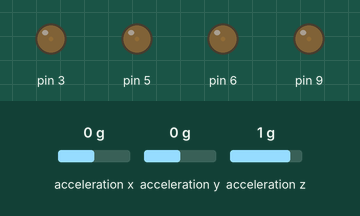
Recording of a sketch running on a simulated Arduino Uno, built with avr-gcc and run on an emulated ATmega328P. Shown: output pins drawn as LEDs (lit = HIGH). Wiring (inferred from the names in the program): ADXL345 accelerometer at I2C address 0x53. The test bench sets the inputs (shaded band); at power-on: acceleration x 0 g, acceleration z 1 g, acceleration y 0 g.

Above: at 1.2 s.
1.3 s: acceleration x set to -1.4 g
3.1 s: acceleration z set to -1.4 g
Timing chart, 0 to 4.7 s (numbered marks = the images above; inputs shaded):
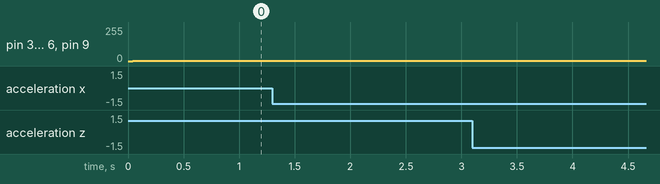

The sketch:

zyroskop4.ino
```cpp
/*
    Arduino and ADXL345 Accelerometer - 3D Visualization Example
     by Dejan, https://howtomechatronics.com
*/
#include <Wire.h>  // Wire library - used for I2C communication

int ADXL345 = 0x53; // The ADXL345 sensor I2C address

float X_out, Y_out, Z_out;  // Outputs
float roll,pitch,rollF,pitchF=0;
float x,y,x1,y1;
double deg = 2*PI/180;
int a0 = 1;

int a = 0;
int b = 0;
int c = 0;
int d = 0;


void setup() {
  Serial.begin(9600); // Initiate serial communication for printing the results on the Serial monitor

  Wire.begin(); // Initiate the Wire library
  // Set ADXL345 in measuring mode
  Wire.beginTransmission(ADXL345); // Start communicating with the device
  Wire.write(0x2D); // Access/ talk to POWER_CTL Register - 0x2D
  // Enable measurement
  Wire.write(8); // Bit D3 High for measuring enable (8dec -> 0000 1000 binary)
  Wire.endTransmission();
  delay(10);

  //Off-set Calibration
  //X-axis
  Wire.beginTransmission(ADXL345);
  Wire.write(0x1E);
  Wire.write(1);
  Wire.endTransmission();
  delay(10);
  //Y-axis
  Wire.beginTransmission(ADXL345);
  Wire.write(0x1F);
  Wire.write(-2);
  Wire.endTransmission();
  delay(10);

  //Z-axis
  Wire.beginTransmission(ADXL345);
  Wire.write(0x20);
  Wire.write(-9);
  Wire.endTransmission();
  delay(10);

  //-----------------------
   pinMode(3, OUTPUT);
   pinMode(5, OUTPUT);
    pinMode(6, OUTPUT);
     pinMode(9, OUTPUT);
     // kalibracja żyroskopu
     Wire.beginTransmission(ADXL345);
  Wire.write(0x32); // Start with register 0x32 (ACCEL_XOUT_H)
  Wire.endTransmission(false);
  Wire.requestFrom(ADXL345, 6, true); // Read 6 registers total, each axis value is stored in 2 registers
  X_out = ( Wire.read() | Wire.read() << 8); // X-axis value
  X_out = X_out / 256; //For a range of +-2g, we need to divide the raw values by 256, according to the datasheet
  Y_out = ( Wire.read() | Wire.read() << 8); // Y-axis value
  Y_out = Y_out / 256;
  Z_out = ( Wire.read() | Wire.read() << 8); // Z-axis value
  Z_out = Z_out / 256;

  // Calculate Roll and Pitch (rotation around X-axis, rotation around Y-axis)
  roll = atan(Y_out / sqrt(pow(X_out, 2) + pow(Z_out, 2))) * 180 / PI;
  pitch = atan(-1 * X_out / sqrt(pow(Y_out, 2) + pow(Z_out, 2))) * 180 / PI;

  x1 = 0.94 * x1 + 0.06 * roll ;
  y1 = 0.94 * y1 + 0.06 * pitch;


}

void loop() {
  // === Read acceleromter data === //
  Wire.beginTransmission(ADXL345);
  Wire.write(0x32); // Start with register 0x32 (ACCEL_XOUT_H)
  Wire.endTransmission(false);
  Wire.requestFrom(ADXL345, 6, true); // Read 6 registers total, each axis value is stored in 2 registers
  X_out = ( Wire.read() | Wire.read() << 8); // X-axis value
  X_out = X_out / 256; //For a range of +-2g, we need to divide the raw values by 256, according to the datasheet
  Y_out = ( Wire.read() | Wire.read() << 8); // Y-axis value
  Y_out = Y_out / 256;
  Z_out = ( Wire.read() | Wire.read() << 8); // Z-axis value
  Z_out = Z_out / 256;

  // Calculate Roll and Pitch (rotation around X-axis, rotation around Y-axis)
  roll = atan(Y_out / sqrt(pow(X_out, 2) + pow(Z_out, 2))) * 180 / PI;
  pitch = atan(-1 * X_out / sqrt(pow(Y_out, 2) + pow(Z_out, 2))) * 180 / PI;

  // Low-pass filter
  x = 0.94 * x + 0.06 * roll  -x1  ;
  y = 0.94 * y + 0.06 * pitch -y1  ;


// silniki


    analogWrite(6,a0);
    analogWrite(3,a0);
    analogWrite(5,a0);
    analogWrite(9,a0);

     if (x>2 && y>2) {

    //  c = a0/cos(max(x,y));
      byte mx = max(x,y);
      c = min (round(a0/cos(abs(2*mx*PI/180))),255);
      analogWrite(6,c);

      analogWrite(3,a0);
      analogWrite(5,a0);
      analogWrite(9,a0);


  }
   else if (x>2 && y<-2) {
    //  a = a0/cos(max(abs(x),abs(y)));
       byte mx = max(abs(x),abs(y));
      a = min (round(a0/cos(abs(2*mx*PI/180))),255);
      analogWrite(6,a0);

      analogWrite(3,a);

      analogWrite(5,a0);
      analogWrite(9,a0);


  } else if (x<-2 && y<-2) {

      // b = a0/cos(max(abs(x),abs(y)));
        byte mx = max(abs(x),abs(y));
       b = min (round(a0/cos(abs(2*mx*PI/180))),255);
      analogWrite(6,a0);

      analogWrite(3,a0);

      analogWrite(5,b);
      analogWrite(9,a0);


  }
   else if (x<-2 && y>2) {
      // d = a0/cos(max(abs(x),abs(y)));
        byte mx = max(abs(x),abs(y));
      d = min (round(a0/cos(abs(2*mx*PI/180))),255);
      analogWrite(6,a0);

      analogWrite(3,a0);

      analogWrite(5,a0);
      analogWrite(9,d);


  }
  // przechył x+
    else if (x > 1)
  {
    int e = min (round(a0/cos(abs(2*x*PI/180))),255);
    analogWrite(3,e);
    analogWrite(6,e);

  }
  // przechyłł x-
   else if (x < -1)
  {
    int e = min (round(a0/cos(abs(2*x*PI/180))),255);
    analogWrite(5,e);
    analogWrite(9,e);


  }
  // przechył y+
   else if (y > 1)
  {
    int e = min (round(a0/cos(abs(2*y*PI/180))),255);
    analogWrite(9,e);
    analogWrite(6,e);


  }
  // przechył y-
   else if (y < -1)
  {
  int e = min (round(a0/cos(abs(2*y*PI/180))),255);
    analogWrite(3,e);
    analogWrite(5,e);


  }


  // Serial.print(x);
  // Serial.print("/");
  // Serial.println(y);
}
```
